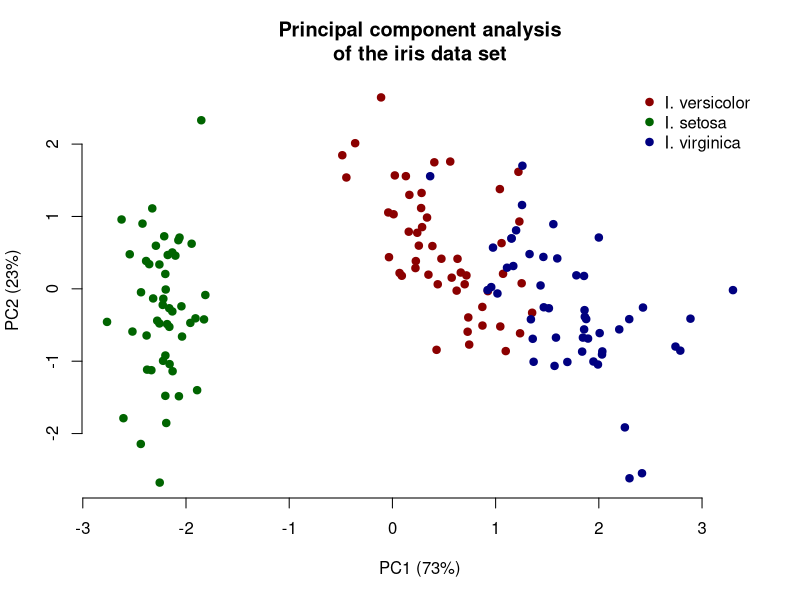
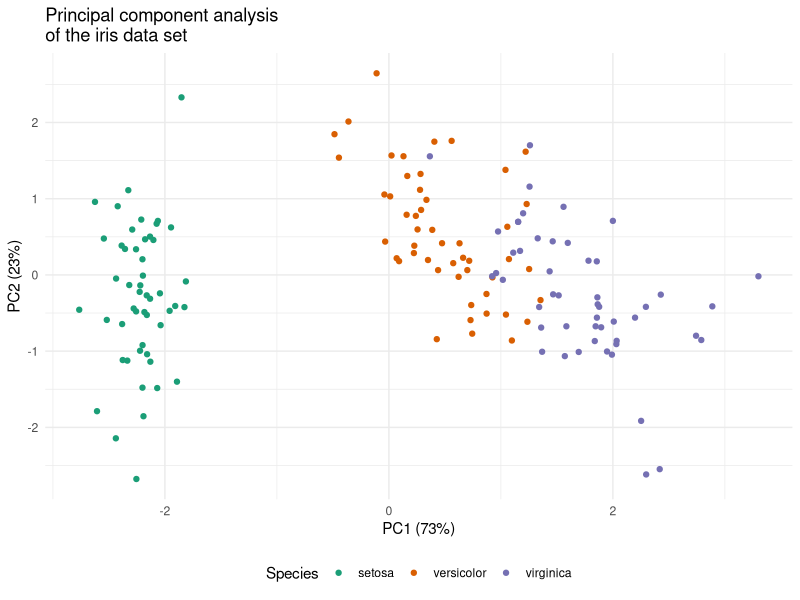
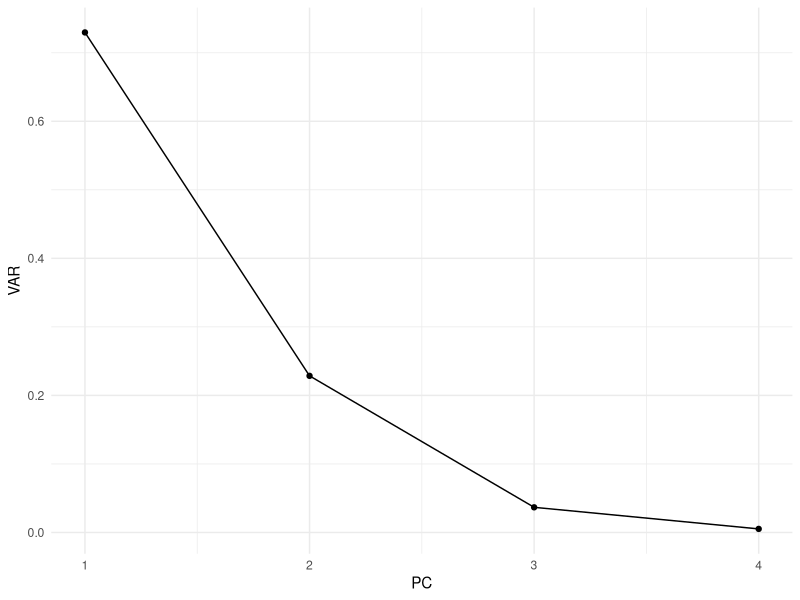
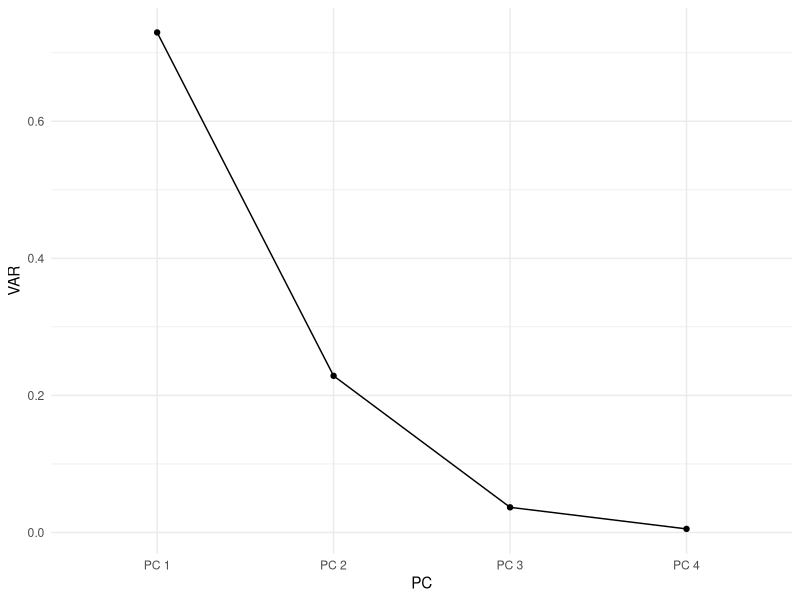
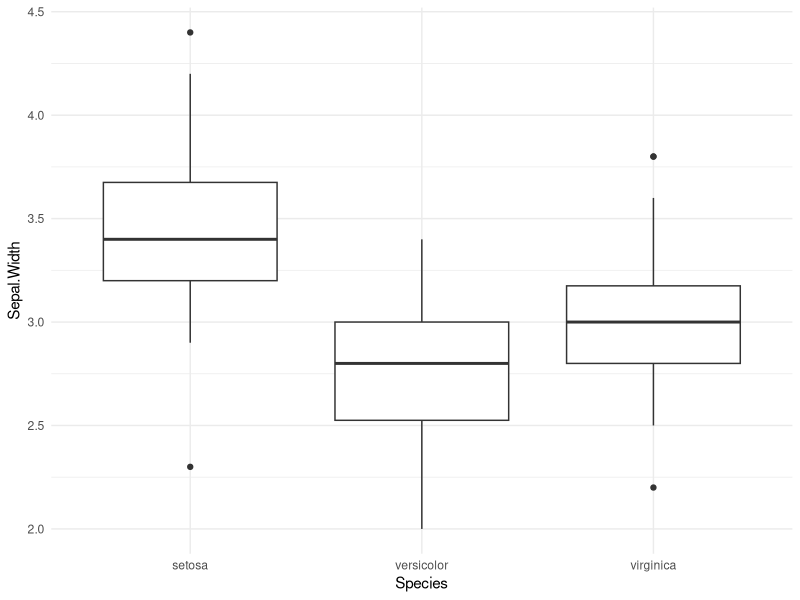
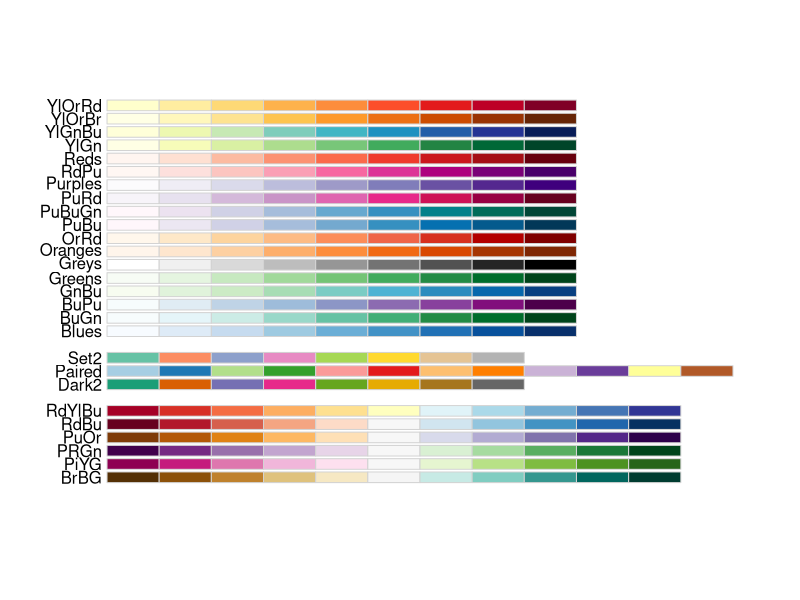
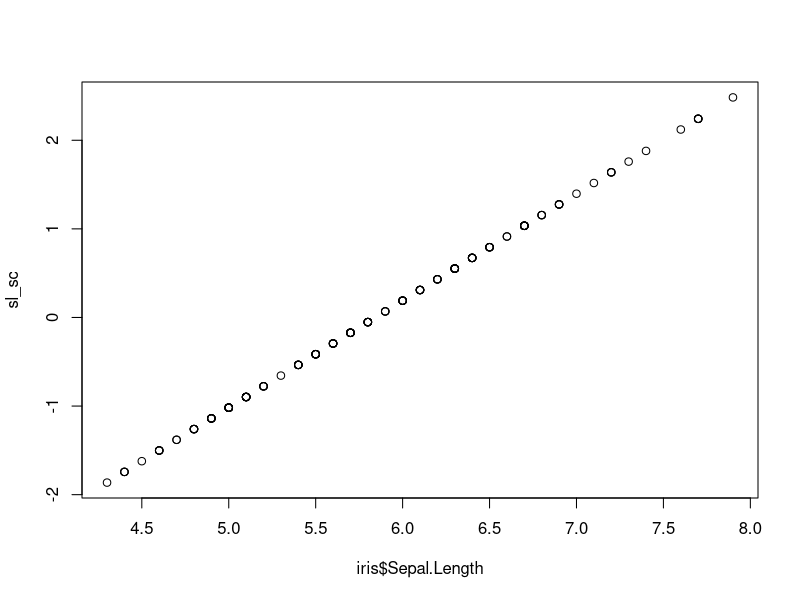

Generate these figures, in order, with R:
# iris data set of R A Fisher

iris

pca <- prcomp(iris[ , -5 ], scale. = TRUE)
pca$x
dim(pca$x)

# calculate the variance fraction of the individual components
pcvars <- pca$sdev^2
pcvars_frac <- pcvars / sum(pcvars)
sum(pcvars_frac)
pcvars_perc <- round(pcvars_frac * 100, digits = 0)

# let us make "dynamic" labels
xlabel <- paste("PC1", pcvars_perc[1], "%")

# library glue: userfriendly
library(glue)
xlabel <- glue("PC1 ({pcvars_perc[1]}%)")
ylabel <- glue("PC2 ({pcvars_perc[2]}%)")


colors <- iris$Species
colors <- gsub("virginica", "navyblue", colors)
colors <- gsub("versicolor", "darkred", colors)
colors <- gsub("setosa", "darkgreen", colors)
colors

# base R graphics
plot(pca$x[ , 1], pca$x[ , 2], col=colors, pch=19, bty="n", xlab = xlabel, 
     ylab = ylabel, main="Principal component analysis\nof the iris data set")
legend("topright", legend = c("I. versicolor", "I. setosa", "I. virginica"),
       pch = 19, col = c("darkred", "darkgreen", "navyblue"), bty="n")

# ggplot2 graphics
library(tidyverse)
df <- as.data.frame(pca$x)
df$Species <- iris$Species
theme_set(theme_minimal())
ggplot(df, aes(x = PC1, y = PC2, color = Species)) + geom_point() +
  scale_color_brewer(palette = "Dark2") + 
  ggtitle("Principal component analysis\nof the iris data set") + 
  theme(legend.position = "bottom") +
  xlab(xlabel) +
  ylab(ylabel)

# variance of the first component
var(df$PC1)
var(df$PC2)

# scree plot (variance by component)

df <- data.frame(VAR=pcvars_frac, PC=1:4)
ggplot(df, aes(x = PC, y = VAR)) + 
  geom_point() + geom_line()


# here we want nicer labels on the x axis
df <- data.frame(VAR=pcvars_frac, PC=1:4)
df$PC <- paste("PC", df$PC)

## not very intuitive: we need to specify a group aesthetics such that 
## ggplot knows all observations are from the same group
ggplot(df, aes(x = PC, y = VAR, group = "foo")) + 
  geom_point() + geom_line()

## here is where it makes sense for ggplot to take groups from the x
## aesthetics

ggplot(iris, aes(x = Species, y = Sepal.Width)) + geom_boxplot()



## show R color brewer palettes
library(RColorBrewer)
display.brewer.all(colorblindFriendly = TRUE)

# mean
mean(iris$Sepal.Length)

# median
median(iris$Sepal.Length)

# standard deviation
sd(iris$Sepal.Length)

# scaling sepal length
sl_sc <- (iris$Sepal.Length - mean(iris$Sepal.Length)) / sd(iris$Sepal.Length)
sl_sc
plot(iris$Sepal.Length, sl_sc)
mean(sl_sc)
sd(sl_sc)
